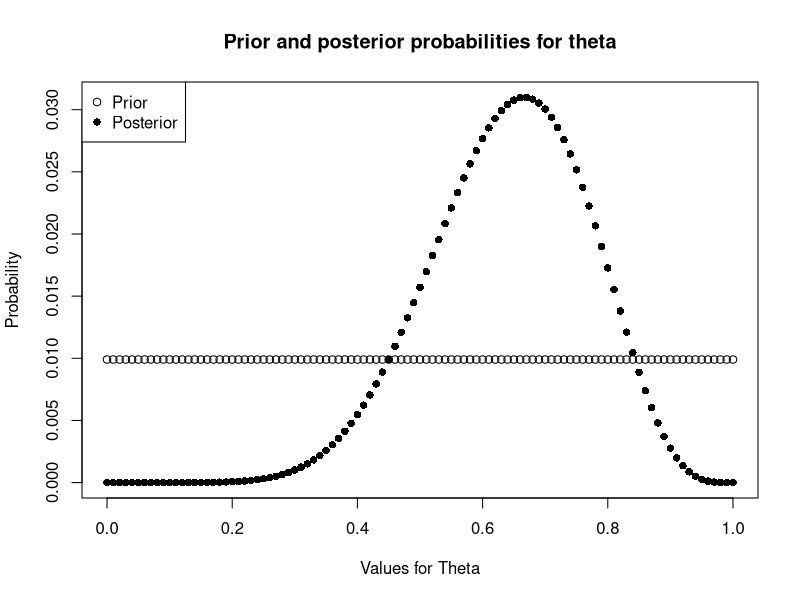
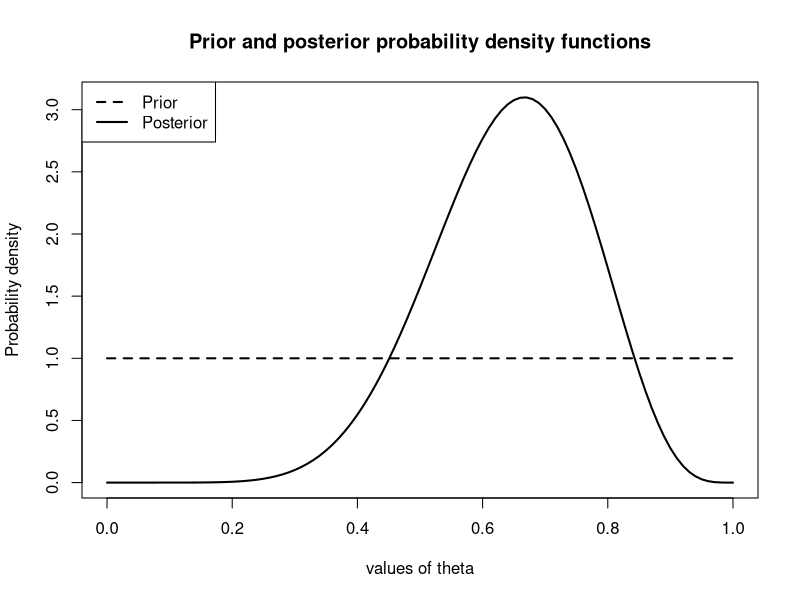

Source code (R) for these figures, in order:
options(width = 65)

Theta <- c(0.25, 0.6)
pTheta <- c(0.5, 0.5)

LTheta <- Theta^8*(1-Theta)^4

m <- sum(LTheta*pTheta)
qTheta <- LTheta * pTheta / m
qTheta

Theta <- seq(from = 0, to = 1, by = 0.01)
pTheta <- rep(1/length(Theta), length(Theta))
LTheta <- Theta^8 * (1-Theta)^4
m <- sum(pTheta * LTheta)
qTheta <- LTheta * pTheta / m

plot(Theta, qTheta, pch = 16, main = 'Prior and posterior probabilities for theta', xlab = 'Values for Theta', ylab = 'Probability')
points(Theta, pTheta, pch = 1)
legend('topleft', legend = c('Prior','Posterior'), pch = c(1,16), lty = 0)

punif <- function(theta){
  ifelse(0 <= theta, ifelse(theta <= 1, 1, 0))
}
L <- function(theta){
  stopifnot(all(0 <= theta & theta <= 1))
  theta^8 * (1-theta)^4
}

ii <- integrate(f = function(theta) {
  L(theta) * punif(theta)
}, lower = 0, upper = 1)
ii

m <- ii$value
post <- function(theta){
  L(theta) * punif(theta) / m
}


tt <- seq(from = 0, to = 1, length = 101)
plot(tt, post(tt), type = 'l', lty = 1, lwd = 2, main = 'Prior and posterior probability density functions', xlab = 'values of theta', ylab = 'Probability density')
lines(tt, punif(tt),lty = 2, lwd = 2)
legend('topleft', legend = c('Prior', 'Posterior'), lty = c(2,1), lwd = 2)